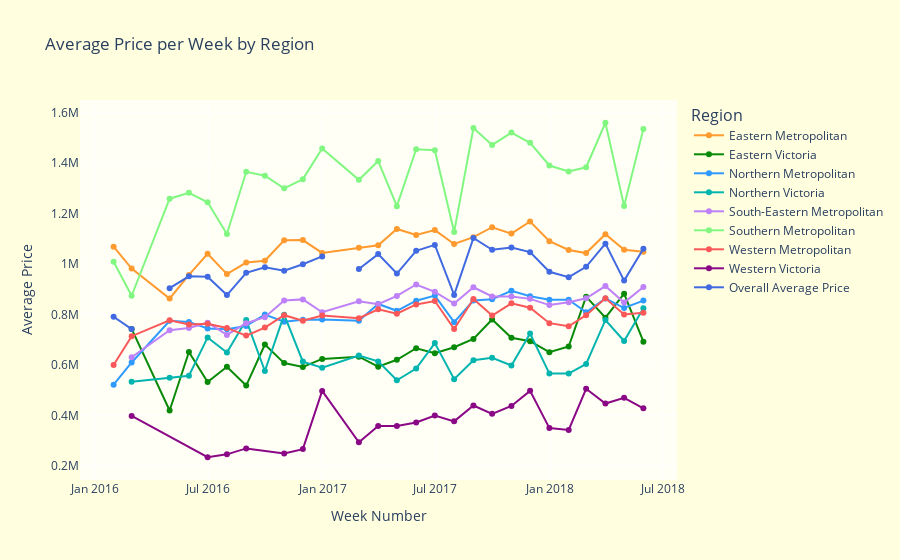

Notebook source saved alongside this figure:
### Code cell
weekly_averages = df.groupby(['Regionname', pd.Grouper(key = 'Date', freq='m')])['Price'].mean().reset_index().query("Date < '2018/06/01'")
overall_averages = df.groupby(pd.Grouper(key = 'Date', freq='m'))['Price'].mean().reset_index().query("Date < '2018/06/01'")

fig = go.Figure()

for region in weekly_averages['Regionname'].unique():
    region_data = weekly_averages[weekly_averages['Regionname'] == region]
    fig.add_trace(go.Scatter(
        x=region_data['Date'],
        y=region_data['Price'],
        name=region,
        mode='lines+markers',
        line=dict(color=REGION_COLOR[region], width = 2)  # Differentiate colors
    ))

fig.add_trace(go.Scatter(
    x=overall_averages['Date'],
    y=overall_averages['Price'],
    name='Overall Average Price',
    mode='lines+markers',
    line=dict(color='royalblue', width=2)  # Highlight overall line
))

fig.update_layout(
    title='Average Price per Week by Region',
    xaxis_title='Week Number',
    yaxis_title='Average Price',
    legend_title_text='Region',
    legend_title_font_size=16,
    paper_bgcolor='rgb(255, 255, 224)',
    plot_bgcolor='rgb(255, 255, 246)',
)

fig.show()
